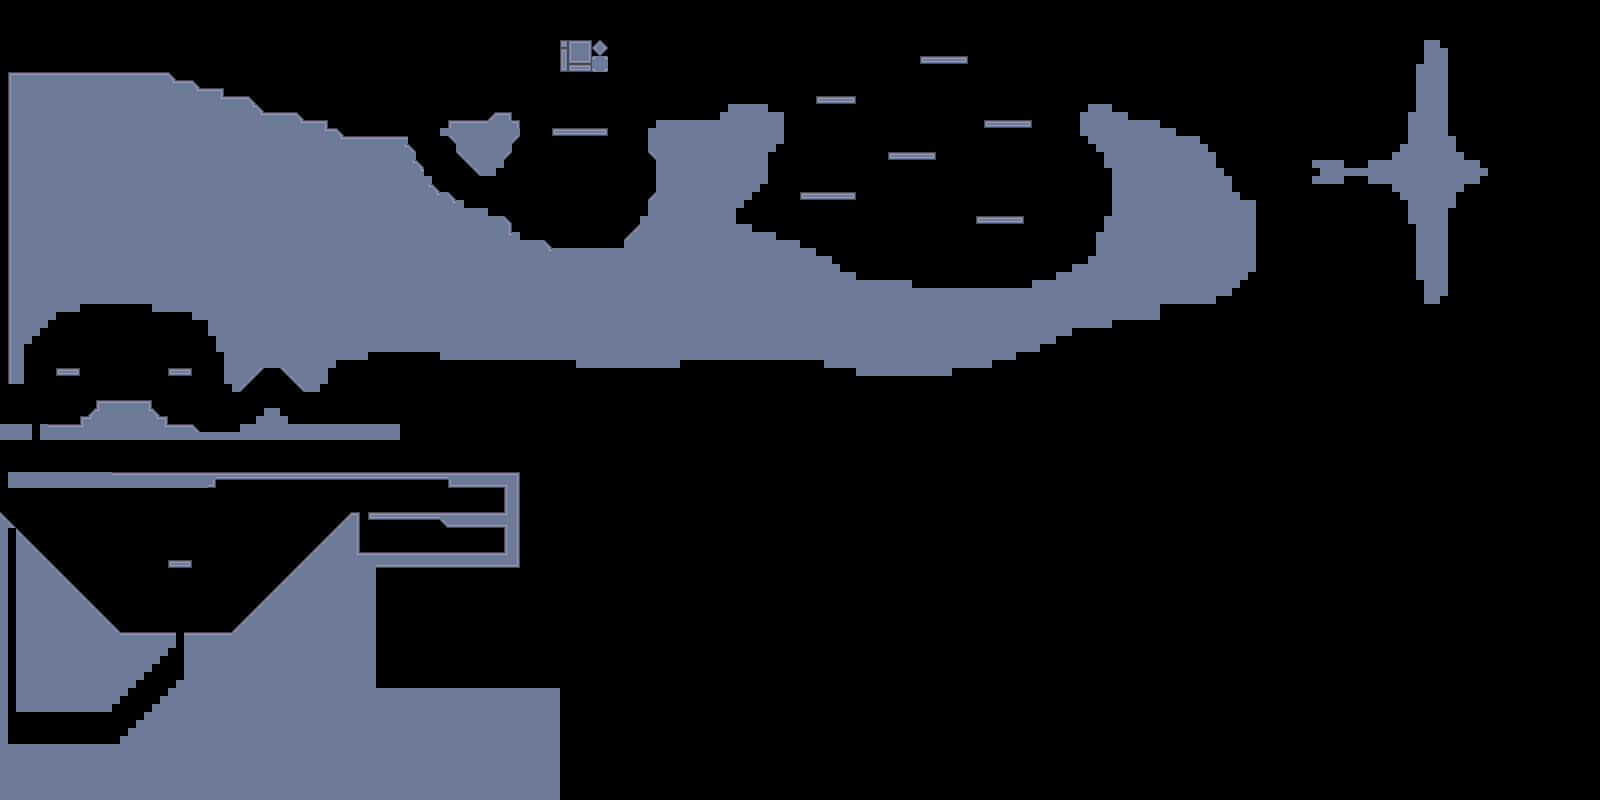

This game map was drawn from its Tiled (.tmx) file and the tilesets committed beside it. A one-line description and the trimmed map source follow:
An orthogonal 200x100 tile map with 8x8 px tiles, 1 tile layer (Tile Layer 1) and 1 object (0).

<map version="1.4" tiledversion="1.4.2" orientation="orthogonal" renderorder="right-down" width="200" height="100" tilewidth="8" tileheight="8" infinite="0" nextlayerid="6" nextobjectid="15">
 <tileset firstgid="1" source="TestTiles.tsx" />
 <objectgroup id="5" name="Object Layer 1">
  <object id="8" name="Player" type="0" x="25" y="26" width="7" height="43.5" />
 </objectgroup>
 <layer id="1" name="Tile Layer 1" width="200" height="100">
  <data>[20000 cells, 5483 non-empty, 24 distinct tile ids]</data>
 </layer>
</map>
